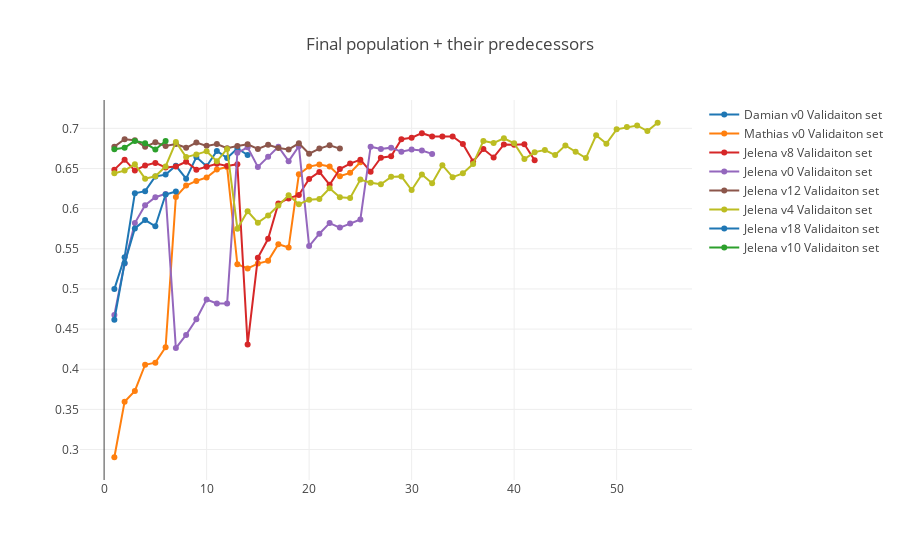

The cell this chart's notebook holds for it:
### Code cell
survivers = []
for key, group in all_modules_grouped.items():
    for module in group: # type: Module
        if os.path.isfile(module.relative_save_path(config) + "/model.h5"):
            survivers += [module]

traces = []
for s in survivers: traces += generate_training_data_plot(s)
plotly.offline.iplot({
    "data": traces, 
    "layout": go.Layout(title="Final population + their predecessors")
    
})

### Figure 1 — Plotly figure (JSON) as saved in the notebook; plotly's stock layout.template omitted (floating-point values rounded to 4 significant figures)
{"data": [{"mode": "lines+markers", "name": "Damian v0 Validaiton set", "type": "scatter", "uid": "ec4a5aa5-eba6-4d6a-8c5e-a5adffef61e5", "x": [1, 2, 3, 4, 5, 6, 7, 8, 9, 10, 11, 12, 13, 14], "y": [0.4998, 0.5396, 0.6192, 0.6218, 0.6402, 0.6424, 0.6534, 0.6374, 0.6642, 0.6528, 0.6718, 0.663, 0.675, 0.6668]}, {"mode": "lines+markers", "name": "Mathias v0 Validaiton set", "type": "scatter", "uid": "09b64717-666c-49bb-8cae-5f6b6bd57723", "x": [1, 2, 3, 4, 5, 6, 7, 8, 9, 10, 11, 12, 13, 14, 15, 16, 17, 18, 19, 20, 21, 22, 23, 24, 25], "y": [0.2904, 0.3596, 0.373, 0.4056, 0.4082, 0.4274, 0.6146, 0.6288, 0.6346, 0.6388, 0.6488, 0.6518, 0.5308, 0.5256, 0.5316, 0.535, 0.5556, 0.5516, 0.6428, 0.6524, 0.655, 0.6526, 0.6404, 0.6446, 0.6578]}, {"mode": "lines+markers", "name": "Jelena v6 Validaiton set", "type": "scatter", "uid": "6f9be84d-28f7-4f9d-aece-9d41af0fa3cd", "x": [], "y": []}, {"mode": "lines+markers", "name": "Jelena v8 Validaiton set", "type": "scatter", "uid": "50974089-55dd-4bfe-8f40-1b8aac144bb8", "x": [1, 2, 3, 4, 5, 6, 7, 8, 9, 10, 11, 12, 13, 14, 15, 16, 17, 18, 19, 20, 21, 22, 23, 24, 25, 26, 27, 28, 29, 30, 31, 32, 33, 34, 35, 36, 37, 38, 39, 40, 41, 42], "y": [0.6486, 0.661, 0.6474, 0.6538, 0.657, 0.6514, 0.6526, 0.6584, 0.6486, 0.6522, 0.656, 0.6532, 0.6554, 0.4308, 0.5388, 0.5624, 0.6064, 0.6128, 0.617, 0.637, 0.6458, 0.6298, 0.6494, 0.6562, 0.661, 0.646, 0.6634, 0.6652, 0.6864, 0.6884, 0.694, 0.69, 0.6898, 0.69, 0.6806, 0.6588, 0.6742, 0.6638, 0.68, 0.6796, 0.6802, 0.6602]}, {"mode": "lines+markers", "name": "Jelena v0 Validaiton set", "type": "scatter", "uid": "f43766a4-d2ff-4772-8a3b-e4a0e94a3f05", "x": [1, 2, 3, 4, 5, 6, 7, 8, 9, 10, 11, 12, 13, 14, 15, 16, 17, 18, 19, 20, 21, 22, 23, 24, 25, 26, 27, 28, 29, 30, 31, 32], "y": [0.4676, 0.5318, 0.582, 0.6042, 0.6142, 0.6184, 0.4264, 0.4428, 0.4622, 0.4868, 0.482, 0.4818, 0.6696, 0.6764, 0.652, 0.6648, 0.6772, 0.6592, 0.6778, 0.5534, 0.5688, 0.582, 0.5764, 0.5814, 0.5866, 0.6772, 0.6742, 0.676, 0.6708, 0.6736, 0.6724, 0.6682]}, {"mode": "lines+markers", "name": "Jelena v12 Validaiton set", "type": "scatter", "uid": "2df39145-a41b-4687-bc1a-90f3059cf21d", "x": [1, 2, 3, 4, 5, 6, 7, 8, 9, 10, 11, 12, 13, 14, 15, 16, 17, 18, 19, 20, 21, 22, 23], "y": [0.6772, 0.6864, 0.6852, 0.677, 0.6826, 0.678, 0.6804, 0.6758, 0.6824, 0.6782, 0.6804, 0.6752, 0.678, 0.6802, 0.6744, 0.6796, 0.6756, 0.6738, 0.6814, 0.6684, 0.6748, 0.679, 0.6748]}, {"mode": "lines+markers", "name": "Jelena v14 Validaiton set", "type": "scatter", "uid": "fd4da1bc-1f74-4814-919d-4e395c71e177", "x": [], "y": []}, {"mode": "lines+markers", "name": "Jelena v2 Validaiton set", "type": "scatter", "uid": "cb3228cd-c143-4d12-89cc-797186eb7972", "x": [], "y": []}, {"mode": "lines+markers", "name": "Jelena v4 Validaiton set", "type": "scatter", "uid": "f15316fd-8adc-4107-b45b-f66fd5bcf8fe", "x": [1, 2, 3, 4, 5, 6, 7, 8, 9, 10, 11, 12, 13, 14, 15, 16, 17, 18, 19, 20, 21, 22, 23, 24, 25, 26, 27, 28, 29, 30, 31, 32, 33, 34, 35, 36, 37, 38, 39, 40, 41, 42, 43, 44, 45, 46, 47, 48, 49, 50, 51, 52, 53, 54], "y": [0.644, 0.6474, 0.6554, 0.6374, 0.6404, 0.6526, 0.683, 0.6642, 0.6676, 0.6714, 0.659, 0.6744, 0.575, 0.5968, 0.5826, 0.5914, 0.604, 0.6166, 0.6056, 0.611, 0.612, 0.6254, 0.6142, 0.6134, 0.6362, 0.6324, 0.6304, 0.6396, 0.6402, 0.6232, 0.6426, 0.6316, 0.6542, 0.6392, 0.644, 0.6556, 0.6844, 0.6818, 0.6876, 0.6814, 0.6618, 0.6704, 0.673, 0.6668, 0.6788, 0.6708, 0.663, 0.6914, 0.681, 0.6988, 0.7016, 0.7036, 0.6966, 0.707]}, {"mode": "lines+markers", "name": "Jelena v16 Validaiton set", "type": "scatter", "uid": "2bb872a3-e750-44d8-ab9d-77acb4a4b2a7", "x": [], "y": []}, {"mode": "lines+markers", "name": "Jelena v18 Validaiton set", "type": "scatter", "uid": "2f99460b-0ffb-4398-9a64-b6760fa8b2c2", "x": [1, 2, 3, 4, 5, 6, 7], "y": [0.4616, 0.5322, 0.5754, 0.5858, 0.578, 0.6176, 0.6214]}, {"mode": "lines+markers", "name": "Jelena v20 Validaiton set", "type": "scatter", "uid": "deb7d9b4-eb94-4d9f-9219-5ac411dbaf58", "x": [], "y": []}, {"mode": "lines+markers", "name": "Jelena v10 Validaiton set", "type": "scatter", "uid": "6995a077-9a8e-4b9d-be55-00b4e8bde8a8", "x": [1, 2, 3, 4, 5, 6], "y": [0.674, 0.6758, 0.6844, 0.6816, 0.6738, 0.6844]}], "layout": {"title": {"text": "Final population + their predecessors"}}}
